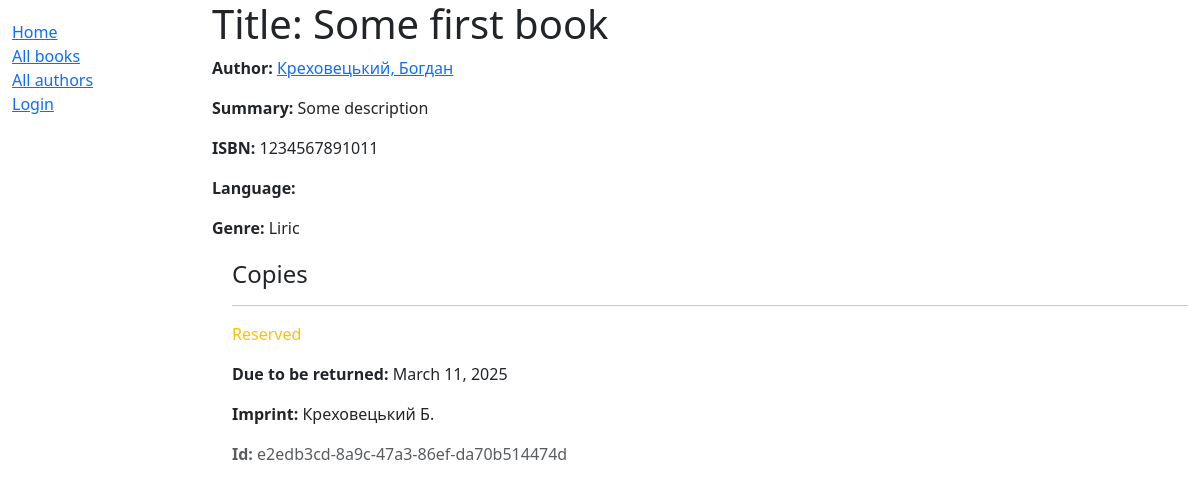
/catalog/book/1, run on the app's committed database.
### catalog/models.py (models this page shows, shortened)
class Book(models.Model):
    title = models.CharField(max_length=200)
    author = models.ForeignKey('Author', on_delete=models.RESTRICT, null=True)
    summary = models.TextField(
        max_length=1000, help_text="Enter a brief description of the book")
    isbn = models.CharField('ISBN', max_length=13,
                            unique=True,
                            help_text='13 Character <a href="https://www.isbn-international.org/content/what-isbn'
                                      '">ISBN number</a>')
    genre = models.ManyToManyField(
        Genre, help_text="Select a genre for this book")
    def display_genre(self):
        """Create a string for the Genre. This is required to display genre in Admin."""
        return ', '.join(genre.name for genre in self.genre.all()[:3])
    display_genre.short_description = 'Genre'

class Author(models.Model):
    first_name = models.CharField(max_length=100)
    last_name = models.CharField(max_length=100)
    date_of_birth = models.DateField(null=True, blank=True)
    date_of_death = models.DateField('Died', null=True, blank=True)
    class Meta:
        ordering = ['last_name', 'first_name']
    def __str__(self):
        return f'{self.last_name}, {self.first_name}'

class Genre(models.Model):
    name = models.CharField(
        max_length=200,
        unique=True,
        help_text="Enter a book genre (e.g. Science Fiction, French Poetry etc.)"
    )
    def __str__(self):
        return self.name
    class Meta:
        constraints = [
            UniqueConstraint(
                Lower('name'),
                name='genre_name_case_insensitive_unique',
                violation_error_message = "Genre already exists (case insensitive match)"
            ),
        ]

class BookInstance(models.Model):
    borrower = models.ForeignKey(settings.AUTH_USER_MODEL, on_delete=models.SET_NULL, null=True, blank=True)
    """Model representing a specific copy of a book (i.e. that can be borrowed from the library)."""
    id = models.UUIDField(primary_key=True, default=uuid.uuid4,
                          help_text="Unique ID for this particular book across whole library")
    book = models.ForeignKey('Book', on_delete=models.RESTRICT, null=True)
    imprint = models.CharField(max_length=200)
    due_back = models.DateField(null=True, blank=True)
    LOAN_STATUS = (
        ('m', 'Maintenance'),
        ('o', 'On loan'),
        ('a', 'Available'),
        ('r', 'Reserved'),
    )
    status = models.CharField(
        max_length=1,
        choices=LOAN_STATUS,
        blank=True,
        default='m',
        help_text='Book availability',
    )
    class Meta:
        ordering = ['due_back']

### catalog/views.py (the view)
# urls.py: path('book/<int:pk>', views.BookDetailView.as_view(), name='book-detail'),
class BookDetailView(generic.DetailView):
    model = Book

### templates/catalog/book_detail.html
{% extends "base_generic.html" %}
{% block content %}
  <h1>Title: {{ book.title }}</h1>
  <p><strong>Author:</strong> <a href="">{{ book.author }}</a></p>
  <p><strong>Summary:</strong> {{ book.summary }}</p>
  <p><strong>ISBN:</strong> {{ book.isbn }}</p>
  <p><strong>Language:</strong> {{ book.language }}</p>
  <p><strong>Genre:</strong> {{ book.genre.all|join:", " }}</p>
  <div style="margin-left:20px;margin-top:20px">
    <h4>Copies</h4>
    {% for copy in book.bookinstance_set.all %}
      <hr />
      <p
        class="{% if copy.status == 'a' %}text-success{% elif copy.status == 'm' %}text-danger{% else %}text-warning{% endif %}">
        {{ copy.get_status_display }}
      </p>
      {% if copy.status != 'a' %}
        <p><strong>Due to be returned:</strong> {{ copy.due_back }}</p>
      {% endif %}
      <p><strong>Imprint:</strong> {{ copy.imprint }}</p>
      <p class="text-muted"><strong>Id:</strong> {{ copy.id }}</p>
    {% endfor %}
  </div>
{% endblock %}

### data on the page
Book: author "Креховецький, Богдан", summary "Some description", isbn "1234567891011", genre.all "Liric"
BookInstance: status "Reserved", due_back "March 11, 2025", imprint "Креховецький Б.", id "e2edb3cd-8a9c-47a3-86ef-da70b514474d"
